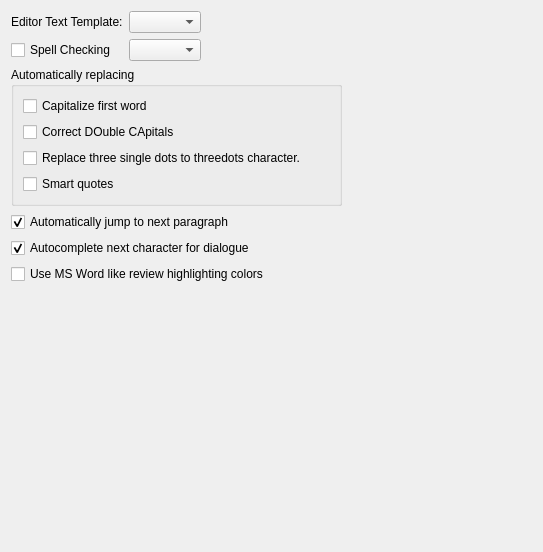
             <widget class="QWidget" name="page">
              <layout class="QGridLayout" name="gridLayout_4">
               <item row="0" column="0">
                <widget class="QLabel" name="label_20">
                 <property name="text">
                  <string>Editor Text Template:</string>
                 </property>
                </widget>
               </item>
               <item row="0" column="1">
                <widget class="QComboBox" name="currentScenarioTemplate"/>
               </item>
               <item row="0" column="2">
                <spacer name="horizontalSpacer_14">
                 <property name="orientation">
                  <enum>Qt::Horizontal</enum>
                 </property>
                 <property name="sizeHint" stdset="0">
                  <size>
                   <width>135</width>
                   <height>20</height>
                  </size>
                 </property>
                </spacer>
               </item>
               <item row="1" column="0">
                <widget class="QCheckBox" name="spellChecking">
                 <property name="text">
                  <string>Spell Checking</string>
                 </property>
                </widget>
               </item>
               <item row="1" column="1">
                <widget class="QComboBox" name="spellCheckingLanguage"/>
               </item>
               <item row="2" column="0" colspan="3">
                <widget class="QGroupBox" name="groupBox_2">
                 <property name="title">
                  <string>Automatically replacing</string>
                 </property>
                 <layout class="QVBoxLayout" name="verticalLayout_3">
                  <item>
                   <widget class="QCheckBox" name="capitalizeFirstWord">
                    <property name="text">
                     <string>Capitalize first word</string>
                    </property>
                   </widget>
                  </item>
                  <item>
                   <widget class="QCheckBox" name="correctDoubleCapitals">
                    <property name="text">
                     <string>Correct DOuble CApitals</string>
                    </property>
                   </widget>
                  </item>
                  <item>
                   <widget class="QCheckBox" name="replaceThreeDots">
                    <property name="text">
                     <string>Replace three single dots to threedots character.</string>
                    </property>
                   </widget>
                  </item>
                  <item>
                   <widget class="QCheckBox" name="smartQuotes">
                    <property name="text">
                     <string>Smart quotes</string>
                    </property>
                   </widget>
                  </item>
                 </layout>
                </widget>
               </item>
               <item row="2" column="3">
                <spacer name="horizontalSpacer_11">
                 <property name="orientation">
                  <enum>Qt::Horizontal</enum>
                 </property>
                 <property name="sizeHint" stdset="0">
                  <size>
                   <width>190</width>
                   <height>20</height>
                  </size>
                 </property>
                </spacer>
               </item>
               <item row="3" column="0" colspan="3">
                <layout class="QHBoxLayout" name="horizontalLayout_6">
                 <item>
                  <widget class="QCheckBox" name="autoJumpToNextBlock">
                   <property name="text">
                    <string>Automatically jump to next paragraph</string>
                   </property>
                   <property name="checked">
                    <bool>true</bool>
                   </property>
                  </widget>
                 </item>
                 <item>
                  <widget class="ToolTipLabel" name="label_39">
                   <property name="maximumSize">
                    <size>
                     <width>16</width>
                     <height>16</height>
                    </size>
                   </property>
                   <property name="toolTip">
                    <string>For scene heading and character paragraphs.</string>
                   </property>
                   <property name="text">
                    <string/>
                   </property>
                   <property name="pixmap">
                    <pixmap resource="../../../scenarist-core/Resources/Resources.qrc">:/Graphics/Icons/help.png</pixmap>
                   </property>
                   <property name="scaledContents">
                    <bool>true</bool>
                   </property>
                  </widget>
                 </item>
                 <item>
                  <spacer name="horizontalSpacer_23">
                   <property name="orientation">
                    <enum>Qt::Horizontal</enum>
                   </property>
                   <property name="sizeHint" stdset="0">
                    <size>
                     <width>40</width>
                     <height>20</height>
                    </size>
                   </property>
                  </spacer>
                 </item>
                </layout>
               </item>
               <item row="4" column="0" colspan="3">
                <widget class="QCheckBox" name="showSuggestionsInEmptyBlocks">
                 <property name="text">
                  <string>Autocomplete next character for dialogue</string>
                 </property>
                 <property name="checked">
                  <bool>true</bool>
                 </property>
                </widget>
               </item>
               <item row="5" column="0" colspan="3">
                <widget class="QCheckBox" name="reviewUseWordHighlight">
                 <property name="text">
                  <string>Use MS Word like review highlighting colors</string>
                 </property>
                </widget>
               </item>
               <item row="6" column="0" colspan="3">
                <spacer name="verticalSpacer_7">
                 <property name="orientation">
                  <enum>Qt::Vertical</enum>
                 </property>
                 <property name="sizeHint" stdset="0">
                  <size>
                   <width>20</width>
                   <height>257</height>
                  </size>
                 </property>
                </spacer>
               </item>
              </layout>
             </widget>
